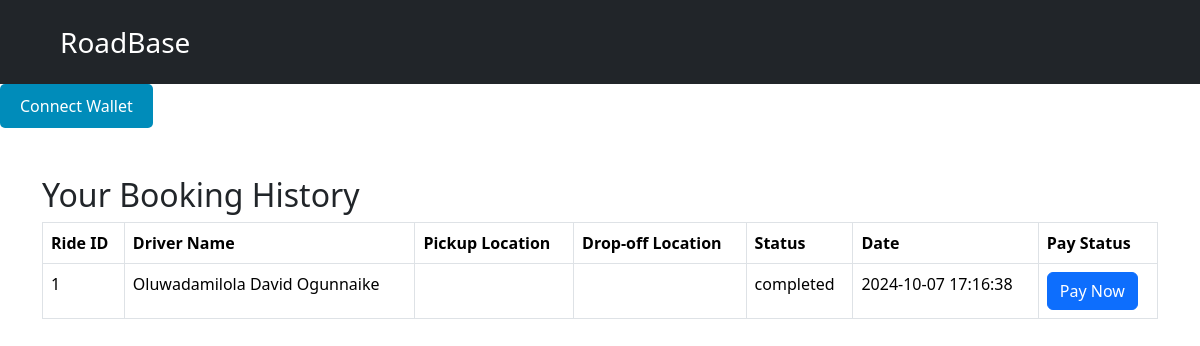
The page /ride_history.php (signed in) on the database as committed earlier.
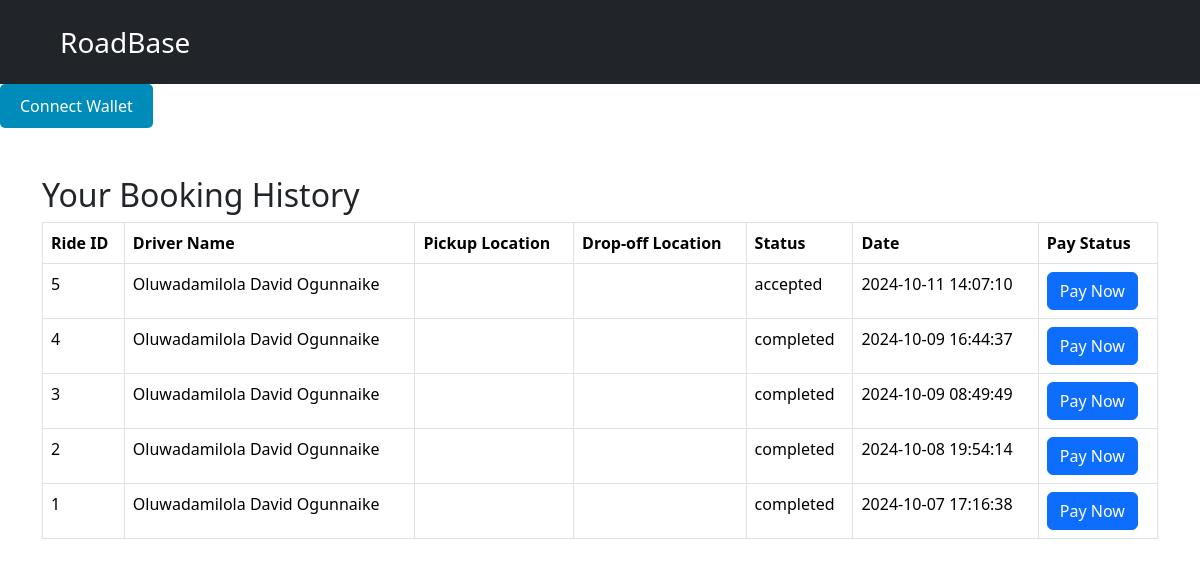
The same page on the database as committed later.
### tables this page shows
CREATE TABLE `ride_requests` (
  `id` int(11) NOT NULL,
  `passenger_id` int(11) DEFAULT NULL,
  `driver_id` int(11) DEFAULT NULL,
  `pickup_location` varchar(255) DEFAULT NULL,
  `dropoff_location` varchar(255) DEFAULT NULL,
  `status` enum('pending','accepted','completed','canceled') DEFAULT 'pending',
  `date` timestamp NOT NULL DEFAULT current_timestamp(),
  `payment_status` enum('pending','completed') DEFAULT 'pending'
);

CREATE TABLE `drivers` (
  `id` int(11) NOT NULL,
  `name` varchar(100) DEFAULT NULL,
  `email` varchar(100) DEFAULT NULL,
  `phone` varchar(20) DEFAULT NULL,
  `vehicle_info` varchar(255) DEFAULT NULL,
  `password` varchar(255) DEFAULT NULL,
  `status` enum('available','on_ride','offline') DEFAULT 'available',
  `is_available` tinyint(1) DEFAULT 1,
  `wallet_balance` decimal(10,2) DEFAULT 0.00,
  `bank_account_number` varchar(20) DEFAULT NULL,
  `bank_name` varchar(100) DEFAULT NULL
);

### ride_history.php (the view, shortened to what this page needs)
<?php
require 'config/database.php';
$passenger_id = $_SESSION['user_id'];
$sql = "SELECT rr.*, d.name AS driver_name
        FROM ride_requests rr
        LEFT JOIN drivers d ON rr.driver_id = d.id
        WHERE rr.passenger_id = :passenger_id
        ORDER BY rr.date DESC";
$stmt = $pdo->prepare($sql);
$stmt->execute(['passenger_id' => $passenger_id]);
$rides = $stmt->fetchAll(PDO::FETCH_ASSOC);
?>
<!DOCTYPE html>
<html lang="en">
<head>
    <link rel="stylesheet" href="https://cdn.jsdelivr.net/npm/bootstrap@5.3.3/dist/css/bootstrap.min.css">
    <link rel="stylesheet" href="https://cdnjs.cloudflare.com/ajax/libs/font-awesome/6.6.0/css/all.min.css" />
</head>
<body>
    <?php require 'navbar.php' ?>
    <div id="wallet-connection">
        <button id="connect-wallet-btn">Connect Wallet</button>
    </div>
    <div class="container mt-5">
        <h2>Your Booking History</h2>
        <table class="table table-bordered">
            <thead>
                <tr>
                    <th>Ride ID</th>
                    <th>Driver Name</th>
                    <th>Pickup Location</th>
                    <th>Drop-off Location</th>
                    <th>Status</th>
                    <th>Date</th>
                    <th>Pay Status</th>
                </tr>
            </thead>
            <tbody>
                <?php if (empty($rides)): ?>
                    <tr>
                        <td colspan="7" class="text-center">No booking history found.</td>
                    </tr>
                <?php else: ?>
                    <?php foreach ($rides as $ride): ?>
                        <tr>
                            <td><?php echo htmlspecialchars($ride['id']); ?></td>
                            <td><?php echo htmlspecialchars($ride['driver_name']); ?></td>
                            <td><?php echo htmlspecialchars($ride['pickup_location']); ?></td>
                            <td><?php echo htmlspecialchars($ride['dropoff_location']); ?></td>
                            <td><?php echo htmlspecialchars($ride['status']); ?></td>
                            <td><?php echo htmlspecialchars($ride['date']); ?></td>
                            <td>
                                <?php
                                $payment_status = $ride['payment_status'];
                                $booking_id = $ride['id'];
                                if ($payment_status == 'pending') : ?>
                                    <button class='btn btn-primary' data-bs-toggle='modal' data-bs-target='#payModal-<?php echo $booking_id; ?>'>Pay Now</button>
                                <?php else: ?>
                                    <p>Completed</p>
                                <?php endif; ?>
                            </td>
                        <?php endforeach; ?>
                    <?php endif; ?>
            </tbody>
        </table>
    </div>
</body>
</html>

### navbar.php (shortened to what this page needs)
<nav class="navbar navbar-expand-lg bg-dark px-5 py-2" style="background-image: url(image/bgnav.png); background-size:cover;">
    <div class="container-fluid py-2">
        <a class="navbar-brand text-white fs-3" href="#">RoadBase</a>
    </div>
</nav>

### ride_history.php (style rules this page uses)
#connect-wallet-btn { padding: 10px 20px; background-color: #008CBA; color: white; border: none; border-radius: 5px; cursor: pointer; }

Rows that differ between the two databases and show on the page:
added ride_requests: id "5", driver.name "Oluwadamilola David Ogunnaike", status "accepted", date "2024-10-11 14:07:10"
added ride_requests: id "4", driver.name "Oluwadamilola David Ogunnaike", status "completed", date "2024-10-09 16:44:37"
added ride_requests: id "3", driver.name "Oluwadamilola David Ogunnaike", status "completed", date "2024-10-09 08:49:49"
added ride_requests: id "2", driver.name "Oluwadamilola David Ogunnaike", status "completed", date "2024-10-08 19:54:14"
